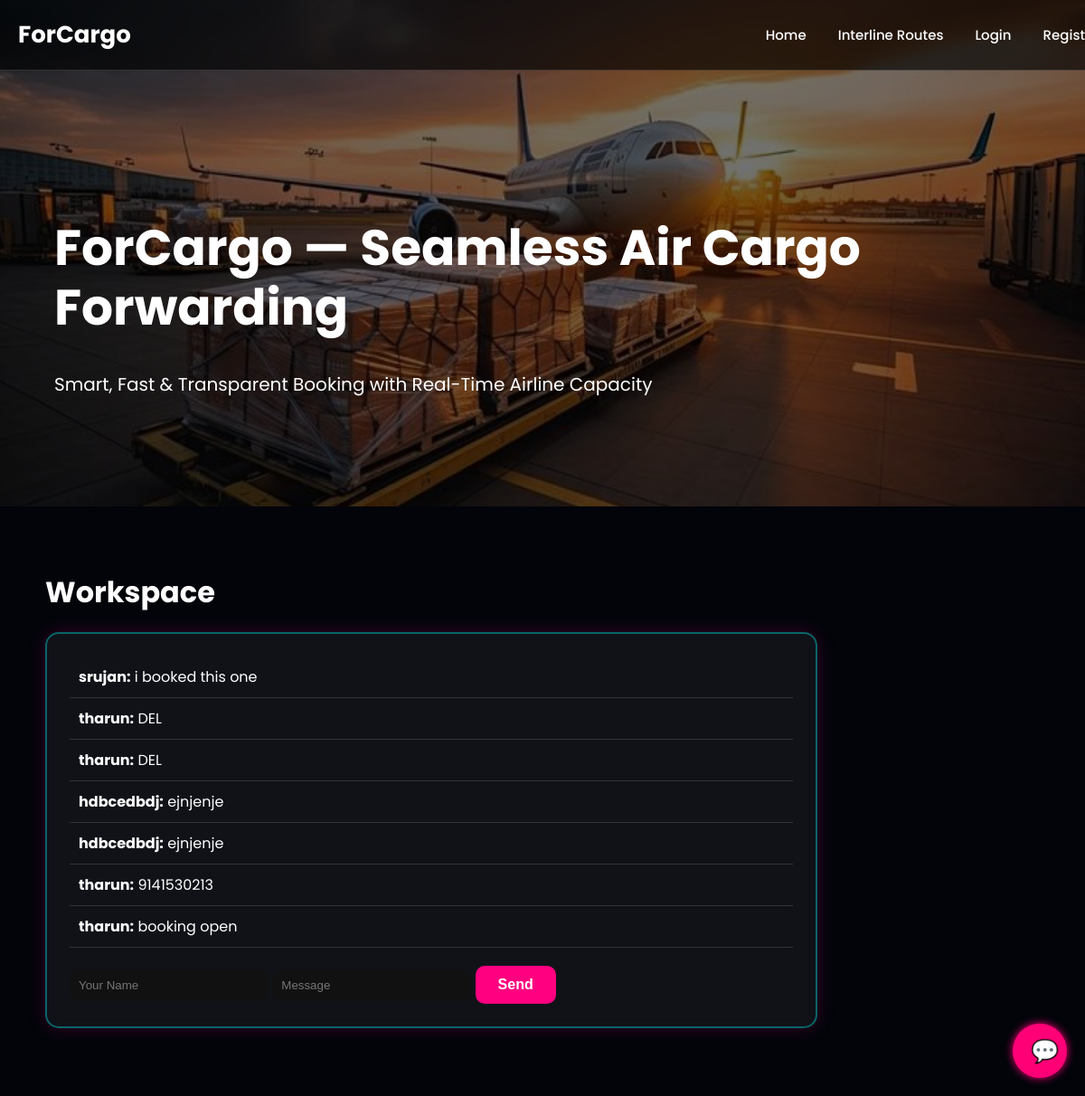
/workspace, run on the app's committed database.
### tables this page shows
CREATE TABLE messages (
            id INTEGER PRIMARY KEY AUTOINCREMENT,
            sender TEXT,
            text TEXT
        );

### app.py (the view)
@app.route("/workspace", methods=["GET", "POST"])
def workspace():
    db = get_db()
    if request.method == "POST":
        db.execute("INSERT INTO messages(sender,text) VALUES(?,?)",
                   (request.form["sender"], request.form["text"]))
        db.commit()
    messages = db.execute("SELECT * FROM messages").fetchall()
    return render_template("workspace.html", messages=messages)

### database.py (called while the page is built)
def get_db():
    db = getattr(g, "_database", None)
    if db is None:
        db = g._database = sqlite3.connect(DATABASE)
        db.row_factory = sqlite3.Row
    return db

### templates/workspace.html
{% extends "base.html" %}
{% block content %}
<h1 class="page-title">Workspace</h1>
<div class="neon-box">
    {% for m in messages %}
        <div style="padding:10px; border-bottom:1px solid #333;">
            <b>{{ m['sender'] }}:</b> {{ m['text'] }}
        </div>
    {% endfor %}
    <form method="POST" style="margin-top:20px;">
        <input name="sender" placeholder="Your Name">
        <input name="text" placeholder="Message">
        <button class="neon-btn">Send</button>
    </form>
</div>
{% endblock %}

### templates/base.html (shortened to what this page needs)
<!DOCTYPE html>
<html lang="en">
<head>
    <link rel="stylesheet" href="{{ url_for('static', filename='styles.css') }}">
</head>
<body>
<nav class="main-nav">
    <div class="logo">ForCargo</div>
    <ul class="nav-links">
        <li><a href="/">Home</a></li>
        <li><a href="/interline">Interline Routes</a></li>
        {% if session.get('user_id') %}
            {% if session.get('role') == 'forwarder' %}
                <li><a href="/forwarder_search">Forwarder Search</a></li>
            {% endif %}
            {% if session.get('role') == 'airline' %}
                <li><a href="/upload">Upload Flight</a></li>
                <li><a href="/upload_csv">Upload CSV Flights</a></li>
                <li><a href="/big_feed">Big Airline Feed</a></li>
                <li><a href="/airline_optimizer">Optimizer</a></li>
            {% endif %}
            <li><a href="/search">Search</a></li>
            <li><a href="/bookings">Bookings</a></li>
            <li><a href="/workspace">Workspace</a></li>
            <li><a href="/logout">Logout ({{ session.get('role') }})</a></li>
        {% else %}
            <li><a href="/login">Login</a></li>
            <li><a href="/register">Register</a></li>
        {% endif %}
    </ul>
</nav>
<header class="hero">
    <div class="hero-overlay"></div>
    <div class="hero-content">
        <h1>ForCargo — Seamless Air Cargo Forwarding</h1>
        <p>Smart, Fast & Transparent Booking with Real-Time Airline Capacity</p>
    </div>
</header>
<div class="page-container">
    {% block content %}{% endblock %}
</div>
<div id="chatWrapper" style="position: fixed; bottom: 20px; right: 20px; z-index: 9999;">
    <button id="chatToggle"
            style="width:60px; height:60px; border-radius:50%; background:#ff0077; color:white; font-size:25px; border:none; box-shadow:0 0 10px #ff0077;">
        💬
    </button>
</div>
</body>
</html>

### static/styles.css (style rules this page uses)
body { margin: 0; font-family: "Poppins", sans-serif; background: #0c0c0c; color: #fff; }
.nav-links { display: flex; list-style: none; gap: 30px; }
.nav-links a { color: #ffffffbb; text-decoration: none; font-size: 16px; transition: 0.3s; }
.hero { height: 70vh; background: url("/static/hero.jpg") center/cover no-repeat; position: relative; }
.hero-overlay { position: absolute; width: 100%; height: 100%; background: rgba(0,0,0,0.55); }
.hero-content { position: absolute; bottom: 100px; left: 60px; }
.hero-content h1 { font-size: 55px; font-weight: 700; line-height: 1.2; }
.hero-content p { font-size: 20px; margin-top: 10px; }
.page-container { padding: 50px; }
button, a.button { padding: 10px 20px; border-radius: 8px; border: none; background: #ff0066; color: #fff; font-size: 16px; cursor: pointer; transition: 0.3s; }
body { background: radial-gradient(circle at top, #0a0f24, #000); background-size: 400% 400%; animation: bgMove 12s ease infinite; color: white; font-family: 'Poppins', sans-serif; }
.neon-box { width: 800px; padding: 25px; margin-bottom: 40px; border-radius: 20px; background: rgba(255, 255, 255, 0.04); backdrop-filter: blur(15px); border: 2px solid rgba(0, 255, 255, 0.35); box-shadow: 0 0 20px rgba(0,255,255,0.25), 0 0 40px rgba(255,0,200,0.25); }
.main-nav { width: 100%; position: fixed; top: 0; left: 0; background: rgba(0,0,0,0.65); backdrop-filter: blur(8px); border-bottom: 1px solid rgba(255,255,255,0.15); display: flex; align-items: center; justify-content: space-between; padding: 15px 40px; z-index: 9999; }
.logo { font-size: 26px; color: white; font-weight: bold; }
.nav-links { list-style: none; display: flex; gap: 30px; }
.nav-links li { display: inline; }
.nav-links a { text-decoration: none; color: white; font-size: 16px; font-weight: 500; transition: 0.2s; }
.nav-links { list-style: none; display: flex; gap: 25px; flex-wrap: wrap; max-width: 100%; }
.nav-links li { white-space: nowrap; }
.nav-links a { font-size: 15px; padding: 5px 5px; }
.main-nav { flex-wrap: wrap; padding: 10px 20px; }
body { background: #02040a; color: white; font-family: 'Poppins', sans-serif; margin: 0; padding: 0; }
.neon-box { background: rgba(255,255,255,0.06); border-radius: 15px; padding: 25px; margin-bottom: 25px; backdrop-filter: blur(10px); box-shadow: 0 0 20px rgba(255, 0, 150, 0.2); }
.page-title { font-size: 32px; font-weight: 700; margin-bottom: 20px; }
.neon-btn { background: #ff007f; border: none; padding: 12px 25px; border-radius: 30px; color: white; font-weight: 600; cursor: pointer; transition: 0.3s; }
input, select { padding: 10px; border-radius: 10px; border: none; outline: none; width: 200px; background: #111; color: white; }
.neon-btn { background: #ff0080; padding: 12px 25px; color: white; border: none; border-radius: 10px; cursor: pointer; font-size: 16px; font-weight: 600; transition: 0.2s; }

### data on the page
messages: sender "srujan", text "i booked this one"
messages: sender "tharun", text "DEL"
messages: sender "tharun", text "DEL"
messages: sender "hdbcedbdj", text "ejnjenje"
messages: sender "hdbcedbdj", text "ejnjenje"
messages: sender "tharun", text "9141530213"
messages: sender "tharun", text "booking open"
